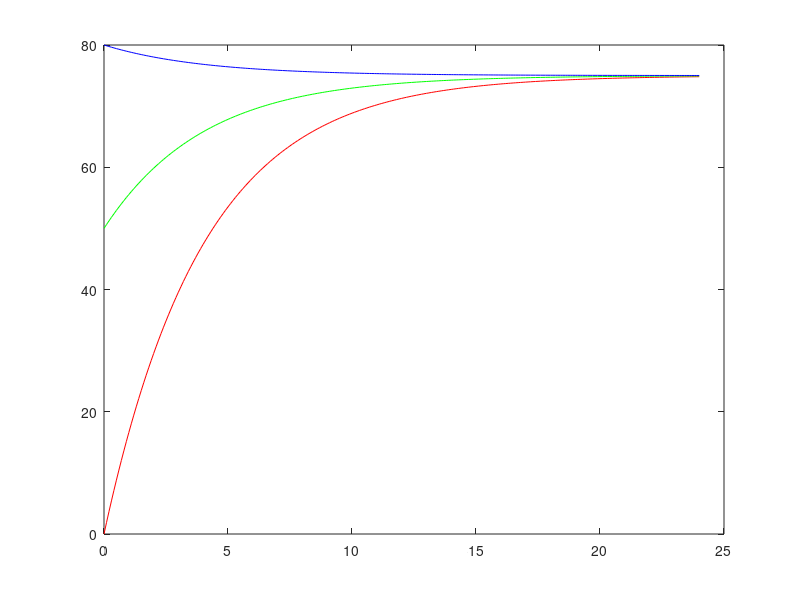

The MATLAB script that drew this image: (Note: this script raises an error after producing the figure.)
% tasks.m
% "Project 1 Task Sets"
% Authors: Ryan Jenkins, Evan Miller, William Roberts
% Date Last Modified: 09/30/2025

%% =================================================================
% --- Task Set A ---
% ==================================================================
clc;
clear;
close all;

disp('--- Starting Task Set A ---');

%Define time vector
t = 0:0.1:24;

%Constants
M0 = 75;   % equilibrium temperature
k = 0.25;  % rate constant

%Initial temperatures
T01 = 0;
T02 = 50;
T03 = 80;

%Exact analytical solutions
T1 = M0 + (T01 - M0).*exp(-k*t);
T2 = M0 + (T02 - M0).*exp(-k*t);
T3 = M0 + (T03 - M0).*exp(-k*t);

%Plotting all three
figure;
plot(t, T1, 'r', 'DisplayName','T(0)=0');
hold on;
plot(t, T2, 'g', 'DisplayName','T(0)=50');
plot(t, T3, 'b', 'DisplayName','T(0)=80');
yline(M0, ':', 'DisplayName','Equilibrium (75)');
xlabel('t');
ylabel('T(t)');
legend();
title('Analytical Temperature Solutions (Task Set A)');
grid on;
hold off;

%Second figure for different k values
M01 = 75;
T04 = 50;
k1 = 1;
k2 = 0.5;
k3 = 0.25;

T4 = M01 + (T04 - M01).*exp(-k1*t);
T5 = M01 + (T04 - M01).*exp(-k2*t);
T6 = M01 + (T04 - M01).*exp(-k3*t);

figure;
plot(t, T4, 'r', 'DisplayName','k=1');
hold on;
plot(t, T5, 'g', 'DisplayName','k=0.5');
plot(t, T6, 'b', 'DisplayName','k=0.25');
xlabel('t');
ylabel('T(t)');
legend();
title('Effect of Different k Values (Task Set A)');
grid on;
hold off;
%% =================================================================
% --- Task Set B (RK4 Method vs. Exact Solution) ---
% ==================================================================
clc;
clear;
close all;

disp('--- Starting Task Set B ---');

%Defining rk4 variables
ti=0;
tf=24;
npts= 240;
y0=50;
f= @(t,w) 0.25*(75-w); 

%Calling rk4 function
[t1,w1] = rk4(ti,tf,npts,y0,f);

%Defining exact solution eqn
T_exact = 75 - 25 * exp(-0.25 * t1);


figure;
%Plotting rk4 approximation
plot(t1, w1, 'ro');
%Graphing exact solution on same plot
hold on;
plot(t1, T_exact, 'b-');
%Labeling plots
xlabel('t');
ylabel('T(t)');
legend('RK4 Approximation', 'Exact Solution');
title('RK4 vs Exact Solution');
grid on;
hold off;

%Displays max calculated temperature
disp(['Max Temperature (RK4): ', num2str(max(w1))]);
disp(' ');

%Plotting error (|exact - rk4 approximation|)
figure;
plot(t1, abs(T_exact-w1));
xlabel('t');
ylabel('| Approximation - Exact |');
legend('Error');
title('Error of RK4 Numerical Approximation')
%% =================================================================
% --- Task Set C (Analytical Solution) ---
% =================================================================
disp('--- Starting Task Set C ---');

%Defining rk4 variables 
ti=0;
tf=24;
npts= 240;
y0=65;
% other equation variables -- M0=75
M0=75
k=0.25
% Equation 3 with specefic conditions
f= @(t,w) k*((M0-12*cos((pi*(t-5))/12))-w);
%Creating vector of t values for graphing M(t)
tC = 0:0.1:24;
%Defining M(t)
M= M0-12*cos((pi*(tC-5))/12); 

%Calling rk4 function
[t1,w1] = rk4(ti,tf,npts,y0,f);

%Plotting rk4 approximation
figure;
plot(t1,w1 , 'ro', 'DisplayName','T(t)');
%Graphing W(t) on same plot
hold on;
plot(tC, M, 'b-', 'DisplayName','Mt(t)');
%labeling plots
xlabel('t'); ylabel('Temperature');
legend();
title('Analytical Temperature Model when H(t)=Q(t)=0, M_0 = 75');
grid on;
hold off;

%Calculating and displaying minimum and maximum of each
disp(['Min M(t): ', num2str(min(M))]);
disp(['Max M(t): ', num2str(max(M))]);
disp(['Min T: ', num2str(min(w1))]);
disp(['Max T: ', num2str(max(w1))]);
disp(' ');



%Repeating for M0=35


% other equation variables -- M0=35
M0=35
k=0.25
% Equation 3 with specefic conditions
f= @(t,w) k*((M0-12*cos((pi*(t-5))/12))-w);
%Creating vector of t values for graphing M(t)
tC2 = 0:0.1:24;
%Defining M(t)
M2= M0-12*cos((pi*(tC-5))/12); 

%Calling rk4 function
[t2,w2] = rk4(ti,tf,npts,y0,f);

%Plotting rk4 approximation
figure;
plot(t2,w2 , 'ro', 'DisplayName','T(t)');
%Graphing W(t) on same plot
hold on;
plot(tC2, M2, 'b-', 'DisplayName','Mt(t)');
%labeling plots
xlabel('t'); ylabel('Temperature');
legend();
title('Analytical Temperature Model when H(t)=Q(t)=0, M_0 = 35');
grid on;
hold off;

%Calculating and displaying minimum and maximum of each
disp(['Min M(t): ', num2str(min(M2))]);
disp(['Max M(t): ', num2str(max(M2))]);
disp(['Min T: ', num2str(min(w2))]);
disp(['Max T: ', num2str(max(w2))]);
disp(' ');

%% =================================================================
% --- Task Set D (Analytical Function) ---
% =================================================================
disp('--- Starting Task Set D ---');

%Defining rk4 variables 
ti=0;
tf=24;
npts= 240;
y0=65;
% Equation 3 with specefic conditions
f= @(t,w) 7*sech((3/4)*(t-10));

%Calling rk4 function
[t1,w1] = rk4(ti,tf,npts,y0,f);

%Plotting rk4 approximation
figure;
plot(t1,w1 , 'ro', 'DisplayName','T(t)');

%labeling plots
xlabel('t'); ylabel('Temperature');
legend();
title('Analytical Temperature Model when A(t)=Q(t)=0');
grid on;
hold off;

%Creating vector of t values for graphing H(t)
tH = 0:0.1:24;
%Defining H(t)
Ht = 7*sech((3/4)*(tH-10));
%Plotting H(t)
figure;
plot(tH, Ht, 'b');
xlabel('t');
ylabel('H(t)');
title('H(t)');
grid on;

%Calculating and displaying maximum and minimum temps
disp(['Max T: ', num2str(max(w1))]);
disp(['Min T: ', num2str(min(w1))]);
disp(' ');

%% =================================================================
% --- Task Set E (Four Analytical Functions) ---
% =================================================================
disp('--- Starting Task Set E ---');

%Defining consistant rk4 variables 
ti=0;
tf=24;
npts= 240;
T_d=77

% Equation 3 with specefic conditions
%T(0)=65, k_d = 0.2:
y0 = 65;
k=0.2
f= @(t,w) k*(T_d - w);

    %Calling rk4 function
[t1,w1] = rk4(ti,tf,npts,y0,f);

%T(0)=65, k_d = 2.0:
y0 = 65;
k=2.0
f= @(t,w) k*(T_d - w);

    %Calling rk4 function
[t2,w2] = rk4(ti,tf,npts,y0,f);


%T(0)=95, k_d = 0.2:
y0 = 95;
k=0.2
f= @(t,w) k*(T_d - w);

    %Calling rk4 function
[t3,w3] = rk4(ti,tf,npts,y0,f);

%T(0)=95, k_d = 2.0:
y0 = 95;
k=2.0
f= @(t,w) k*(T_d - w);

    %Calling rk4 function
[t4,w4] = rk4(ti,tf,npts,y0,f);

%Plotting rk4 approximations
figure;
plot(t1, w1, 'r', 'DisplayName','T(0)=65, k_d=0.2');
hold on;
plot(t2, w2, 'g', 'DisplayName','T(0)=65, k_d=2.0');
plot(t3, w3, 'b', 'DisplayName','T(0)=95, k_d=0.2');
plot(t4, w4, 'y', 'DisplayName','T(0)=95, k_d=2.0');
xlabel('t'); ylabel('Temperature');
legend();
title('Four Analytical Functions when A(t)=H(t)=0');
grid on;
hold off;
disp('Task Set E plots four distinct analytical solutions.');
disp(' ');

%% =================================================================
% --- Task Set F - Q1 (RK4) ---
% =================================================================
disp('--- Starting Task Set F - Q1 ---');

%Defining rk4 variables 
ti=0;
tf=24;
npts= 240;
y0=75;
k=2;
f= @(t,w) 7*sech((3/4)*(t-10))+k*(77-w); 

%Calling rk4 function
[t1,w1] = rk4(ti,tf,npts,y0,f);


%Plotting rk4 approximation
figure;
plot (t1,w1, 'mo')
xlabel('t'); ylabel('T(t)');
legend("RK4 Approximation");
title('Temperature when A(t)=0');
grid on;
disp(['Max T: ', num2str(max(w1))]);
disp(' ');

%% =================================================================
% --- Task Set F - Q2 (RK4) ---
% =================================================================
disp('--- Starting Task Set F - Q2 ---');

%Defining rk4 variables 
ti=0;
tf=24;
npts= 240;
y0=75;
f= @(t,w) 0.25*(85-10*cos((pi*(t-5))/12)-w); 

%Calling rk4 function
[t1,w1] = rk4(ti,tf,npts,y0,f);


%Plotting rk4 approximation
figure;
plot (t1,w1, 'co')
xlabel('t'); ylabel('T(t)');
legend('RK4 Approximation');
title('Temperature when H(t)=Q(t)=0');
grid on;
disp(['Max T: ', num2str(max(w1))]);
disp(' ');

%% =================================================================
% --- Task Set F - Q3 (RK4) ---
% =================================================================
disp('--- Starting Task Set F - Q3 ---');

%Defining consistant rk4 variables 
ti=0;
tf=24;
npts= 240;
y0=75;

%Defining function when k=0.5
k=0.5;
f= @(t,w) 0.25*(85-10*cos((pi*(t-5))/12)-w) + k*(77-w);
%Calling rk4 function 
[t1,w1] = rk4(ti,tf,npts,y0,f);

% rkf approximation when k=0.5
figure;

plot (t1,w1, 'ro');

%Defining function when k=2
k=2;
f2 = @(t,w) 0.25*(85-10*cos((pi*(t-5))/12)-w) + k*(77-w);
%Calling rk4 function
[t2,w2] = rk4(ti,tf,npts,y0,f2);


hold on
plot (t2,w2, 'b');
hold off

xlabel('t'); ylabel('T(t)');
legend('RK4 Approximation k = 0.5','RK4 Approximation k = 2');
title('Temperature when H(t)=0');
grid on;
disp(['Max T(k=0.5): ', num2str(max(w1))]);
disp(['Max T(k=2): ', num2str(max(w2))]);
disp(' ');

%% =================================================================
% --- Task Set F - Q4 (RK4) ---
% =================================================================
disp('--- Starting Task Set F - Q4 ---');

%Defining rk4 variables 
ti=0;
tf=72;
npts= 720;
y0=75;
f= @(t,w) 0.25*(85-10*cos((pi*(t-5))/12)-w) + 7*sech((3/4)*(t-10))+2*(77-w);

%Calling rk4 function
[t1,w1] = rk4(ti,tf,npts,y0,f);


%Plottingg rk4 approximation
figure;
plot (t1,w1,'o')

%Graphing M(t) on same plot
hold on
plot (t1,85-10*cos((pi*(t1-5))/12));
hold off

%Labeling plots
xlabel('t'); 
ylabel('T(t)');
legend('RK4 Approximation', 'M(t)');
title('Long-term Temperature');
grid on;
disp(['Max T: ', num2str(max(w1))]);
disp(' ');

%% =================================================================
% --- RK4 Method (Local Function) ---
% =================================================================
function [t, y] = rk4(t0, tf, n, y0, f)
    h = (tf - t0) / n;
    t = linspace(t0, tf, n+1);
    y = zeros(1, n+1);
    y(1) = y0;

    for i = 1:n
        k1 = f(t(i), y(i));
        k2 = f(t(i) + h/2, y(i) + h*k1/2);
        k3 = f(t(i) + h/2, y(i) + h*k2/2);
        k4 = f(t(i) + h, y(i) + h*k3);
        y(i+1) = y(i) + (h/6)*(k1 + 2*k2 + 2*k3 + k4);
    end
end
